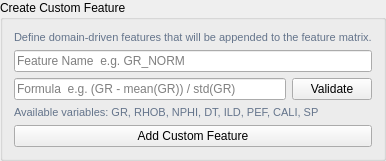
            <widget class="QGroupBox" name="grpCustomFeature">
             <property name="title"><string>Create Custom Feature</string></property>
             <layout class="QVBoxLayout" name="grpCustomFeatureLayout">
              <item><widget class="QLabel" name="smallHint_2"><property name="styleSheet"><string notr="true">color:#64748B; font-size:8pt;</string></property><property name="text"><string>Define domain-driven features that will be appended to the feature matrix.</string></property></widget></item>
              <item><widget class="QLineEdit" name="editCustomFeatureName"><property name="placeholderText"><string>Feature Name  e.g. GR_NORM</string></property></widget></item>
              <item>
               <layout class="QHBoxLayout" name="customFormulaRow">
                <item><widget class="QLineEdit" name="editCustomFeatureFormula"><property name="placeholderText"><string>Formula  e.g. (GR - mean(GR)) / std(GR)</string></property></widget></item>
                <item><widget class="QPushButton" name="btnValidateFeature"><property name="text"><string>Validate</string></property></widget></item>
               </layout>
              </item>
              <item><widget class="QLabel" name="smallHint_3"><property name="styleSheet"><string notr="true">color:#64748B; font-size:8pt;</string></property><property name="text"><string>Available variables: GR, RHOB, NPHI, DT, ILD, PEF, CALI, SP</string></property></widget></item>
              <item><widget class="QPushButton" name="btnAddCustomFeature"><property name="text"><string>Add Custom Feature</string></property></widget></item>
             </layout>
            </widget>
